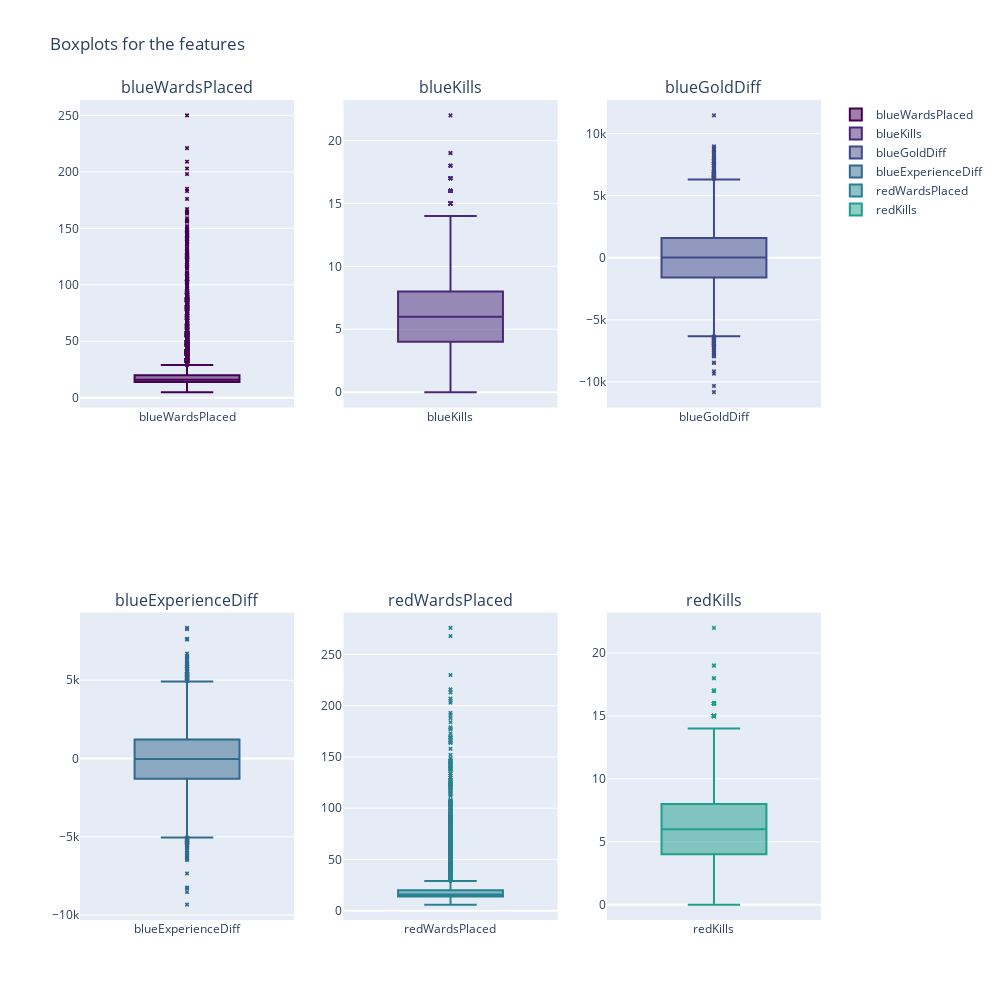

Source (notebook cell):
### Markdown cell above
Con el análisis inicial ya nos hemos hehco una idea de donde podría haber outliers o observaciones atípicas. Para dar un contetxo más visual y poder detectar posibles outliers en otras variables haremos un *boxplot* de estas. 

No se tiene en cuenta variables como *blueTotalMinionsKilled* y *blueTotalJungleMinionsKilled* entre otras varias ya que son variables que si pueden fluctuar más sin tener necesariamente un sentido negativo (en cuánto a outliers se refiere) que no se pueda identificar ya con otras variables; por ejemplo, si hay jugadores del equipo azul inactivos en la partida y *blueTotalMinionsKilled* es muy reducida, este efecto se verá reflejado también en la diferencia de oro entre ambos equipos, ya que los *minions* o súbditos son una de las fuentes principales de oro. 

Otros casos que no se tendrán en cuenta son variables como *blueAssists* ya que dependen más del estilo de juego de cada equipo (si un equipo juega buscando las llamadas *teamfights* en lugar de peleas individuales o más reducidas, implica que todos los jugadores participan en las peleas de forma conjunta, por tanto, por cada *kill* que hagan es muy probable que surjan 3 o 4 asistencias que inflen este conatdor) que puede ser muy variado según la partida y más teniendo en cuenta que los juagdores no pueden comunicarse más allá de con un chat de texto y algunas indicaciones audiovisuales que ofrece el propio juego.

### Code cell
columns=['blueWardsPlaced','blueKills', 'blueGoldDiff', 'blueExperienceDiff', 'redWardsPlaced','redKills']
colors = px.colors.sequential.Viridis

# do a subplot for each value in columns using plotly px
fig = make_subplots(rows=2, cols=3, subplot_titles=columns)

for i, col in enumerate(columns):
    fig.add_trace(go.Box(y=dataset[col], name=col,
                        marker_color=colors[i],
                        # set criteria for outliers
                        boxpoints='outliers',
                        # set the outlier marker
                        marker=dict(size=4, symbol='x')
                        ),
                    row=int(i/3)+1,
                    col=i%3+1
                    )
                
fig.update_layout(title='Boxplots for the features',
                    width=1000,
                    height=1000)
fig.show()

### Figure 1 — Plotly figure (JSON) as saved in the notebook; plotly's stock layout.template omitted (floating-point values rounded to 4 significant figures; data arrays with more than 128 entries replaced by an {"elided": "..."} marker saying what was removed)
{"data": [{"boxpoints": "outliers", "marker": {"color": "#440154", "size": 4, "symbol": "x"}, "name": "blueWardsPlaced", "type": "box", "xaxis": "x", "y": {"elided": "9879 int values"}, "yaxis": "y"}, {"boxpoints": "outliers", "marker": {"color": "#482878", "size": 4, "symbol": "x"}, "name": "blueKills", "type": "box", "xaxis": "x2", "y": {"elided": "9879 int values"}, "yaxis": "y2"}, {"boxpoints": "outliers", "marker": {"color": "#3e4989", "size": 4, "symbol": "x"}, "name": "blueGoldDiff", "type": "box", "xaxis": "x3", "y": {"elided": "9879 int values"}, "yaxis": "y3"}, {"boxpoints": "outliers", "marker": {"color": "#31688e", "size": 4, "symbol": "x"}, "name": "blueExperienceDiff", "type": "box", "xaxis": "x4", "y": {"elided": "9879 int values"}, "yaxis": "y4"}, {"boxpoints": "outliers", "marker": {"color": "#26828e", "size": 4, "symbol": "x"}, "name": "redWardsPlaced", "type": "box", "xaxis": "x5", "y": {"elided": "9879 int values"}, "yaxis": "y5"}, {"boxpoints": "outliers", "marker": {"color": "#1f9e89", "size": 4, "symbol": "x"}, "name": "redKills", "type": "box", "xaxis": "x6", "y": {"elided": "9879 int values"}, "yaxis": "y6"}], "layout": {"annotations": [{"font": {"size": 16}, "showarrow": false, "text": "blueWardsPlaced", "x": 0.1444, "xanchor": "center", "xref": "paper", "y": 1, "yanchor": "bottom", "yref": "paper"}, {"font": {"size": 16}, "showarrow": false, "text": "blueKills", "x": 0.5, "xanchor": "center", "xref": "paper", "y": 1, "yanchor": "bottom", "yref": "paper"}, {"font": {"size": 16}, "showarrow": false, "text": "blueGoldDiff", "x": 0.8556, "xanchor": "center", "xref": "paper", "y": 1, "yanchor": "bottom", "yref": "paper"}, {"font": {"size": 16}, "showarrow": false, "text": "blueExperienceDiff", "x": 0.1444, "xanchor": "center", "xref": "paper", "y": 0.375, "yanchor": "bottom", "yref": "paper"}, {"font": {"size": 16}, "showarrow": false, "text": "redWardsPlaced", "x": 0.5, "xanchor": "center", "xref": "paper", "y": 0.375, "yanchor": "bottom", "yref": "paper"}, {"font": {"size": 16}, "showarrow": false, "text": "redKills", "x": 0.8556, "xanchor": "center", "xref": "paper", "y": 0.375, "yanchor": "bottom", "yref": "paper"}], "height": 1000, "title": {"text": "Boxplots for the features"}, "width": 1000, "xaxis": {"anchor": "y", "domain": [0, 0.2889]}, "xaxis2": {"anchor": "y2", "domain": [0.3556, 0.6444]}, "xaxis3": {"anchor": "y3", "domain": [0.7111, 1]}, "xaxis4": {"anchor": "y4", "domain": [0, 0.2889]}, "xaxis5": {"anchor": "y5", "domain": [0.3556, 0.6444]}, "xaxis6": {"anchor": "y6", "domain": [0.7111, 1]}, "yaxis": {"anchor": "x", "domain": [0.625, 1]}, "yaxis2": {"anchor": "x2", "domain": [0.625, 1]}, "yaxis3": {"anchor": "x3", "domain": [0.625, 1]}, "yaxis4": {"anchor": "x4", "domain": [0, 0.375]}, "yaxis5": {"anchor": "x5", "domain": [0, 0.375]}, "yaxis6": {"anchor": "x6", "domain": [0, 0.375]}}}
